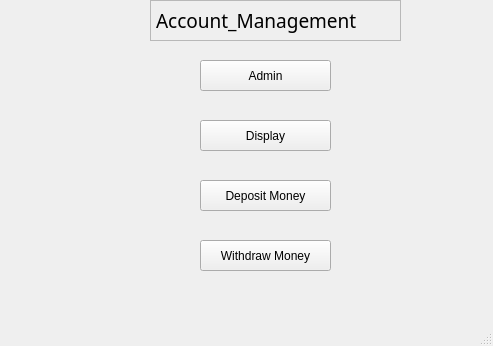
<?xml version="1.0" encoding="UTF-8"?>
<ui version="4.0">
 <class>MainWindow</class>
 <widget class="QMainWindow" name="MainWindow">
  <property name="geometry">
   <rect>
    <x>0</x>
    <y>0</y>
    <width>493</width>
    <height>346</height>
   </rect>
  </property>
  <property name="windowTitle">
   <string>Account Management</string>
  </property>
  <widget class="QWidget" name="centralwidget">
   <widget class="QLabel" name="label">
    <property name="geometry">
     <rect>
      <x>150</x>
      <y>0</y>
      <width>251</width>
      <height>41</height>
     </rect>
    </property>
    <property name="font">
     <font>
      <family>Algerian</family>
      <pointsize>14</pointsize>
      <bold>false</bold>
     </font>
    </property>
    <property name="frameShape">
     <enum>QFrame::StyledPanel</enum>
    </property>
    <property name="text">
     <string>Account_Management</string>
    </property>
    <property name="textInteractionFlags">
     <set>Qt::LinksAccessibleByMouse</set>
    </property>
   </widget>
   <widget class="QPushButton" name="pushButton">
    <property name="geometry">
     <rect>
      <x>200</x>
      <y>60</y>
      <width>131</width>
      <height>31</height>
     </rect>
    </property>
    <property name="text">
     <string>Admin</string>
    </property>
   </widget>
   <widget class="QPushButton" name="pushButton_2">
    <property name="geometry">
     <rect>
      <x>200</x>
      <y>120</y>
      <width>131</width>
      <height>31</height>
     </rect>
    </property>
    <property name="text">
     <string>Display</string>
    </property>
   </widget>
   <widget class="QPushButton" name="pushButton_4">
    <property name="geometry">
     <rect>
      <x>200</x>
      <y>180</y>
      <width>131</width>
      <height>31</height>
     </rect>
    </property>
    <property name="text">
     <string>Deposit Money</string>
    </property>
   </widget>
   <widget class="QPushButton" name="pushButton_3">
    <property name="geometry">
     <rect>
      <x>200</x>
      <y>240</y>
      <width>131</width>
      <height>31</height>
     </rect>
    </property>
    <property name="text">
     <string>Withdraw Money</string>
    </property>
   </widget>
  </widget>
  <widget class="QMenuBar" name="menubar">
   <property name="geometry">
    <rect>
     <x>0</x>
     <y>0</y>
     <width>493</width>
     <height>22</height>
    </rect>
   </property>
  </widget>
  <widget class="QStatusBar" name="statusbar"/>
 </widget>
 <resources/>
 <connections/>
</ui>
